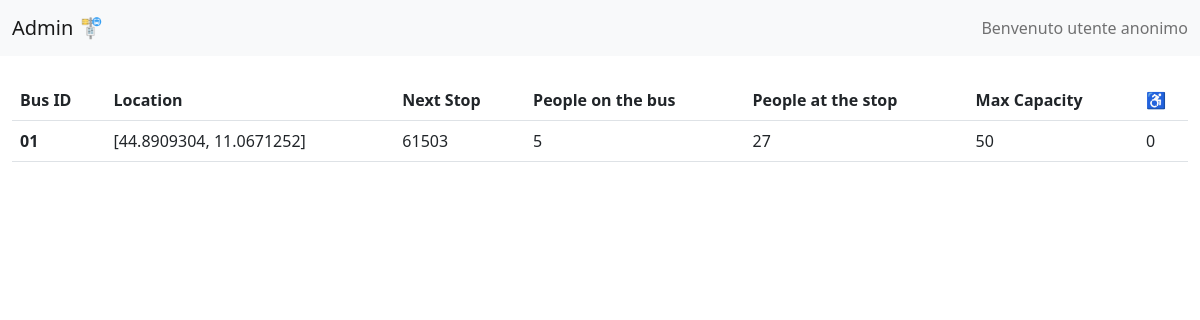
The app's page /bus-admin with its own data.
### models.py (models this page shows, shortened)
class Bus(db.Model):
    __tablename__ = "buses"
    id = db.Column(db.String(10), primary_key=True)
    position = db.Column(db.String(80), unique=False, nullable=False)
    stop_id = db.Column(db.String(50), nullable=True)
    seatsCount = db.Column(db.Integer(), nullable=True)

class Stop(db.Model):
    __tablename__ = "stops"
    id = db.Column(db.String(10), primary_key=True)
    position = db.Column(db.String(80), unique=False, nullable=False)
    name = db.Column(db.String(50), nullable=True)
    people = db.Column(db.Integer(), nullable=True)
    hButton = db.Column(db.Integer(), nullable=True)

### app.py (the view)
@app.route("/bus-admin")
def admin():
    datasetBus=[]
    buses = Bus.query.all()
    for bus in buses:
        stop = Stop.query.filter_by(id = bus.stop_id).first()
        datasetBus.append({
            "id": bus.id,
            "loc": bus.position,
            "seats":int(bus.seatsCount),
            "next": stop.id,
            "hButton": stop.hButton,
            "people": int(stop.people) if stop.people != None else 0,
            "max": 50
        })
    return render_template('back.html', data=datasetBus, name = "Admin")

### app.py (called while the page is built)
@app.before_request
def session_handler():
    session.permanent = True
    app.permanent_session_lifetime = timedelta(minutes=1)

### templates/back.html (shortened to what this page needs)
{% extends 'baseof.html' %} {% block titlepage %}{{name}}{% endblock %}  {% block content %}
<table class="table">
  <thead>
    <tr>
      <th scope="col">Bus ID</th>
      <th scope="col">Location</th>
      <th scope="col">Next Stop</th>
      <th scope="col">People on the bus</th>
      <th scope="col">People at the stop</th>
      <th scope="col">Max Capacity</th>
      <th scope="col">♿️</th>
    </tr>
  </thead>
  <tbody>
    {%for bus in data%}
    <tr {%if bus.seats + bus.people > bus.max %}class="table-danger"{%endif%}</tr>
      <th scope="row">{{bus.id}}</th>
      <td>{{bus.loc}}</td>
      <td>{{bus.next}}</td>
      <td>{{bus.seats}}</td>
      <td>{{bus.people}}</td>
      <td>{{bus.max}}</td>
      <td>{{bus.hButton}}</td>
    </tr>
    {%endfor%}
  </tbody>
</table>
{% endblock %}

### records on screen
Bus: id "01", loc "[44.8909304, 11.0671252]"
Stop: next "61503"

### other values on screen
{{ name }} "Admin"
{{ bus.seats }} "5"
{{ bus.people }} "27"
{{ bus.max }} "50"
{{ bus.hButton }} "0"
